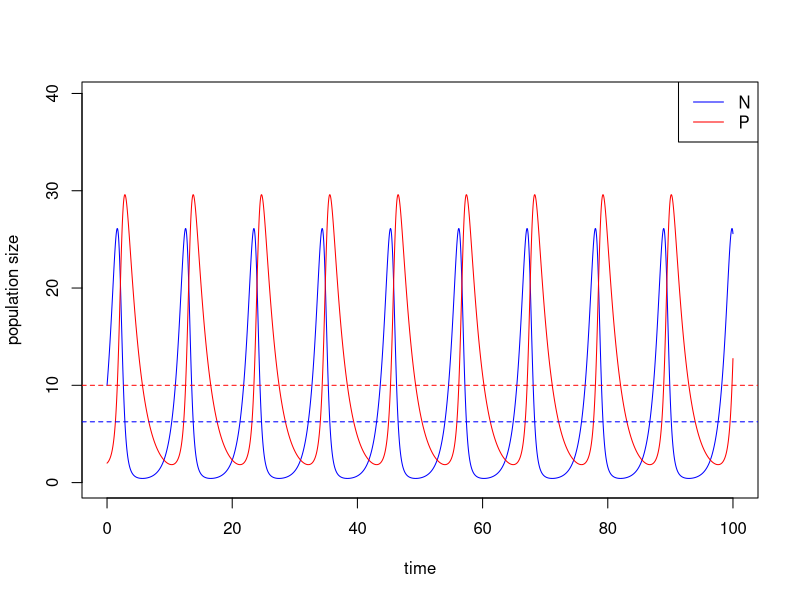
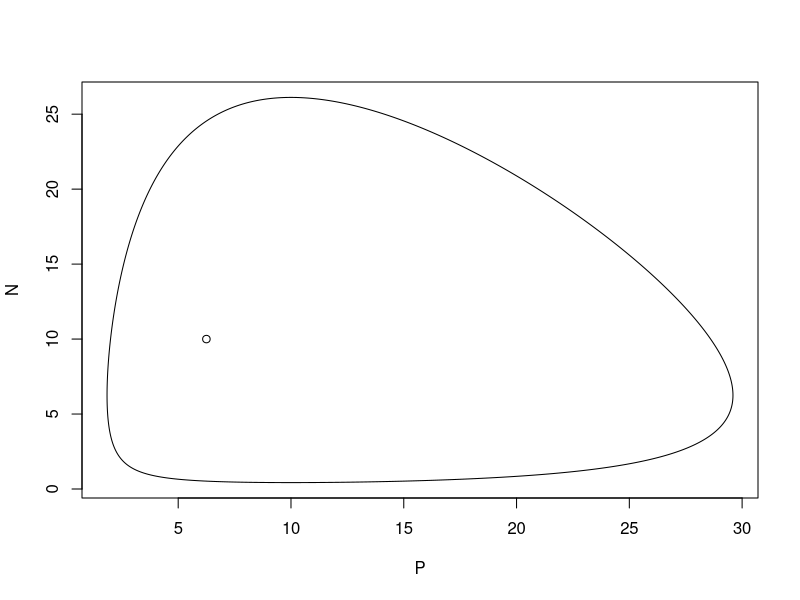
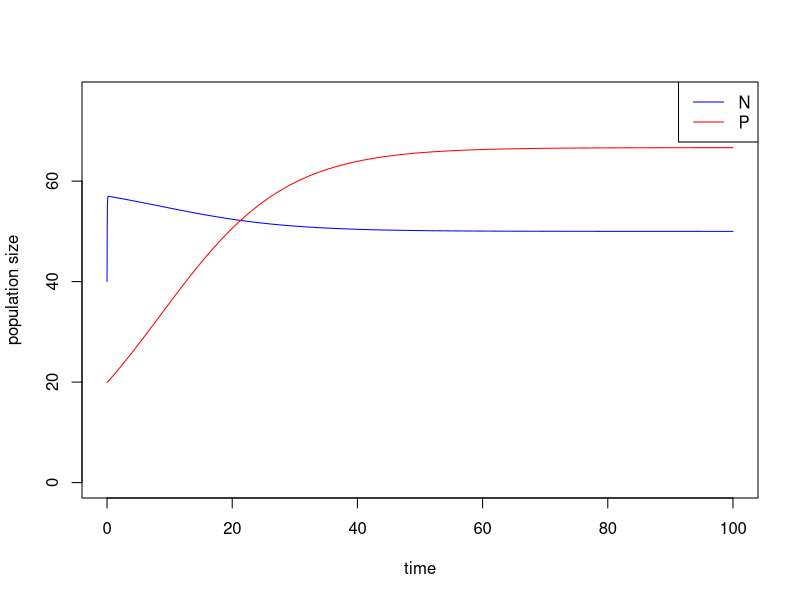
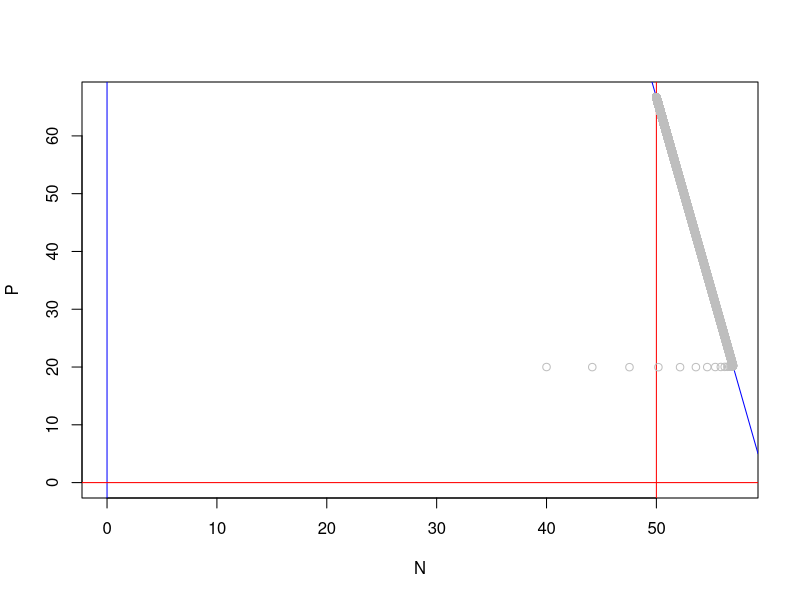

Write the R code that produced these figures, in order.
## ---- chunk 1
library(deSolve)
### Model specification
LV_predation_model <- function(times, state, parms) {
  with(as.list(c(state, parms)), {
    dN_dt = r*N - a*N*P
    dP_dt = e*a*N*P - d*P
    return(list(c(dN_dt, dP_dt)))
  })
}

### Model parameters
times <- seq(0, 100, by = 0.01)
state <- c(N = 10, P = 2)
parms <- c(r = 1.0, a = 0.1, e = 0.8, d = 0.5)

### Model application
pop_size <- ode(func = LV_predation_model, times = times, y = state, parms = parms)

### Visualization -- population dynamics
plot(c(0, max(times)), c(0, max(pop_size[, c("N", "P")] + 10)), type = "n", xlab = "time", ylab = "population size")
lines(N ~ time, data = pop_size, col = "blue") # dynamics of N
lines(P ~ time, data = pop_size, col = "red") # dynamics of P
abline(h = parms[4]/(parms[3] * parms[2]), col = "blue", lty = 2) # equilibrium of N
abline(h = parms[1] / parms[2], col = "red", lty = 2) # equilibrium of P
legend("topright", legend = c("N", "P"), col = c("blue", "red"), lty = 1)

### Visualization -- state-space diagram
plot(N ~ P, data = pop_size, type = "l")
points(parms[4]/(parms[3] * parms[2]), parms[1] / parms[2]) # equilibrium
## ---- chunk 2
library(deSolve)

Prey_logistic_model <- function(times, state, parms) {
  with(as.list(c(state, parms)), {
    dN_dt = r*N*(1-(N/K))-a*N*P
    dP_dt = e*a*N*P-d*P
    return(list(c(dN_dt, dP_dt)))
  })
}

times <- seq(0, 100, by = 0.01)
state <- c(N = 40, P = 20)
parms <- c(r = 40, K = 60, a = 0.1, e = 0.1, d = 0.5)  # r is chosen to be sufficiently large for time-scale separation

pop_size <- ode(func = Prey_logistic_model, times = times, y = state, parms = parms)
## ---- chunk 3
# population trajectories
plot(c(0, max(times)), c(0, max(pop_size[, c("N", "P")] + 10)), type = "n", xlab = "time", ylab = "population size")
lines(N ~ time, data = pop_size, col = "blue") # dynamics of N
lines(P ~ time, data = pop_size, col = "red") # dynamics of P
legend("topright", legend = c("N", "P"), col = c("blue", "red"), lty = 1)
## ---- chunk 4
# state-space diagram
plot(c(0, max(pop_size[, "N"])), c(0, max(pop_size[, "P"])), type = "n", xlab = "N", ylab = "P")
abline(v = 0, col = "blue") # ZNGI of N
abline(a = parms[1]/parms[3], b = -parms[1]/(parms[3]*parms[2]), col = "blue") # ZNGI of N
abline(h = 0, col = "red") # ZNGI of P
abline(v = parms[5]/(parms[4]*parms[3]), col = "red") # ZNGI of P
points(P ~ N, data = pop_size, col = "gray")

## ---- chunk 5
knitr::include_app("https://genchanghsu0115.shinyapps.io/Time_scale_sep_shinyapp/", height = "700px")
